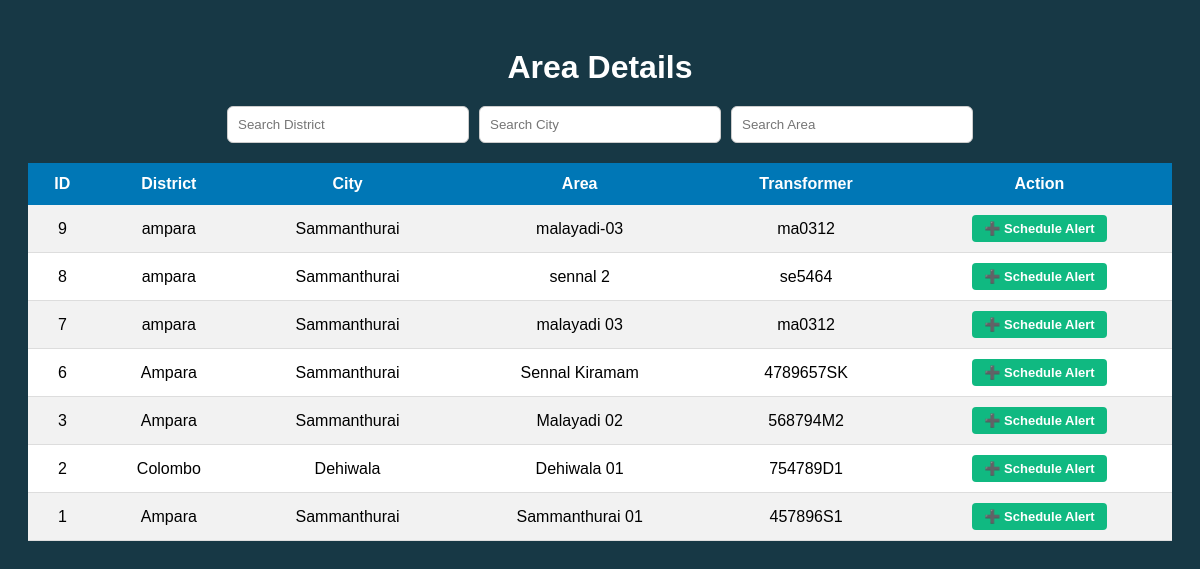
The app's page /rukaimy/areaDV.php with its own data.
### tables this page shows
CREATE TABLE `areas` (
  `id` int(11) NOT NULL,
  `district` varchar(100) DEFAULT NULL,
  `city` varchar(100) DEFAULT NULL,
  `area` varchar(100) DEFAULT NULL,
  `transformer` varchar(100) DEFAULT NULL,
  `latitude` decimal(10,8) DEFAULT 7.29060000,
  `longitude` decimal(11,8) DEFAULT 80.63370000
);

### rukaimy/areaDV.php (the view, shortened to what this page needs)
<?php
include "db.php";
$sql = "SELECT * FROM areas ORDER BY id DESC";
$result = mysqli_query($conn, $sql);
?>
<!DOCTYPE html>
<html>
<head>
</head>
<body>
<h1>Area Details</h1>
<div class="filter-box">
    <input type="text" id="districtFilter" placeholder="Search District">
    <input type="text" id="cityFilter" placeholder="Search City">
    <input type="text" id="areaFilter" placeholder="Search Area">
</div>
<div class="table-container">
<table>
<tr>
    <th>ID</th>
    <th>District</th>
    <th>City</th>
    <th>Area</th>
    <th>Transformer</th>
    <th>Action</th> </tr>
<?php
if(mysqli_num_rows($result) > 0){
    while($row = mysqli_fetch_assoc($result)){
?>
<tr class="data-row">
    <td><?php echo $row['id']; ?></td>
    <td><?php echo $row['district']; ?></td>
    <td><?php echo $row['city']; ?></td>
    <td><?php echo $row['area']; ?></td>
    <td><?php echo $row['transformer']; ?></td>
    <td>
       <a href="create_alert.php?area=<?php echo urlencode($row['area']); ?>" class="action-btn">
    ➕ Schedule Alert
</a>
    </td>
</tr>
<?php
    }
} else {
    echo "<tr><td colspan='6' class='no-data'>No Data Found</td></tr>";
}
?>
</table>
</div>
</body>
</html>

### rukaimy/areaDV.php (style rules this page uses)
body { font-family: Arial; background:#173845; padding:20px; }
h1 { text-align:center; color:white; margin-bottom:20px; }
.filter-box { display:flex; gap:10px; justify-content:center; margin-bottom:20px; flex-wrap:wrap; }
.filter-box input { padding:10px; border-radius:6px; border:1px solid #ccc; width:220px; outline:none; }
.table-container { overflow-x:auto; }
table { width:100%; border-collapse:collapse; background:white; min-width:700px; }
th { background:#0077b6; color:white; padding:12px; }
td { padding:10px; text-align:center; border-bottom:1px solid #ddd; }
tr:nth-child(even) { background:#f2f2f2; }
.action-btn { background-color: #10b981; color: white; padding: 6px 12px; border: none; border-radius: 4px; cursor: pointer; text-decoration: none; font-size: 13px; font-weight: bold; display: inline-block; }

### records on screen
areas: id "9", district "ampara", city "Sammanthurai", area "malayadi-03", transformer "ma0312"
areas: id "8", district "ampara", city "Sammanthurai", area "sennal 2", transformer "se5464"
areas: id "7", district "ampara", city "Sammanthurai", area "malayadi 03", transformer "ma0312"
areas: id "6", district "Ampara", city "Sammanthurai", area "Sennal Kiramam", transformer "4789657SK"
areas: id "3", district "Ampara", city "Sammanthurai", area "Malayadi 02", transformer "568794M2"
areas: id "2", district "Colombo", city "Dehiwala", area "Dehiwala 01", transformer "754789D1"
areas: id "1", district "Ampara", city "Sammanthurai", area "Sammanthurai 01", transformer "457896S1"
